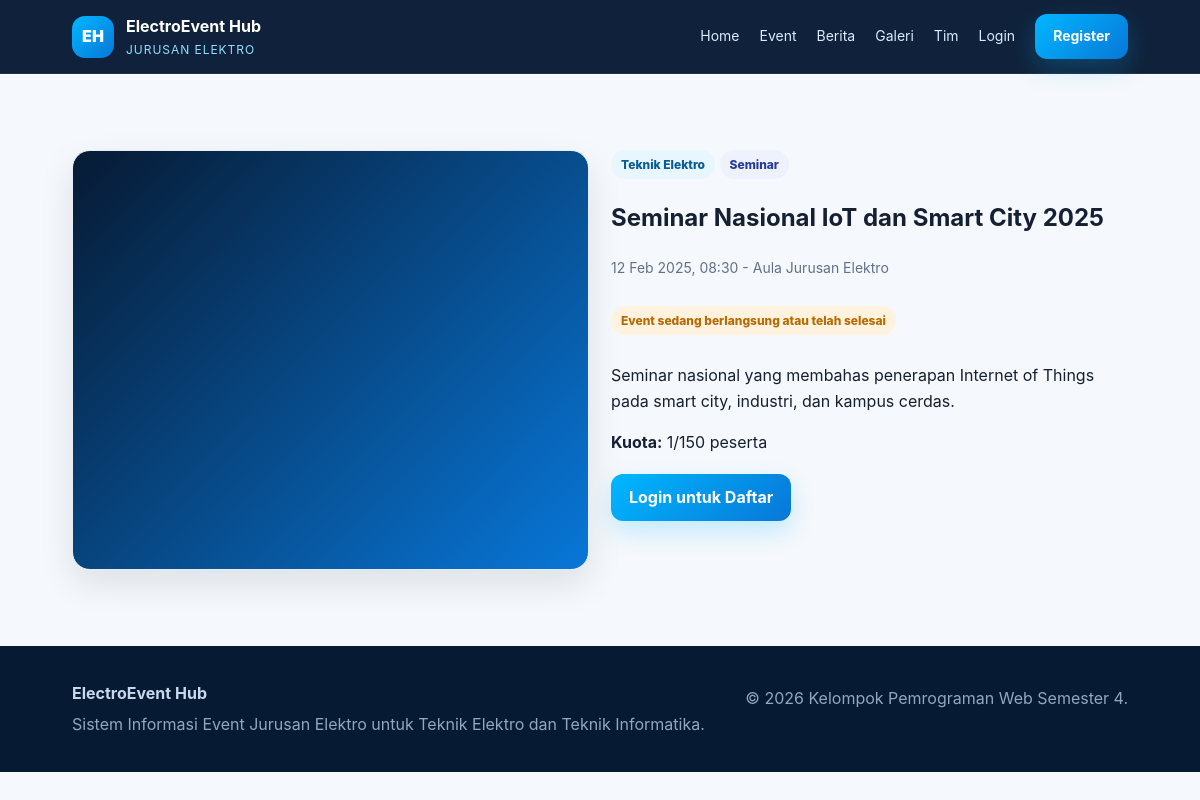
The page /event-detail.php?id=1 on the database its author committed.
### tables this page shows
CREATE TABLE events (
  id INT AUTO_INCREMENT PRIMARY KEY,
  category_id INT NOT NULL,
  title VARCHAR(180) NOT NULL,
  slug VARCHAR(200) NOT NULL UNIQUE,
  description TEXT NOT NULL,
  study_program ENUM('Teknik Elektro','Teknik Informatika') NOT NULL,
  event_type ENUM('offline','online','hybrid') NOT NULL DEFAULT 'offline',
  event_date DATE NOT NULL,
  event_time TIME NOT NULL,
  location VARCHAR(180) NOT NULL,
  quota INT NOT NULL DEFAULT 50,
  poster VARCHAR(255) DEFAULT NULL,
  status ENUM('draft','open','closed','done') NOT NULL DEFAULT 'open',
  created_by INT DEFAULT NULL,
  created_at TIMESTAMP DEFAULT CURRENT_TIMESTAMP,
  CONSTRAINT fk_events_category FOREIGN KEY (category_id) REFERENCES categories(id) ON UPDATE CASCADE,
  CONSTRAINT fk_events_user FOREIGN KEY (created_by) REFERENCES users(id) ON DELETE SET NULL ON UPDATE CASCADE
);

CREATE TABLE categories (
  id INT AUTO_INCREMENT PRIMARY KEY,
  name VARCHAR(80) NOT NULL UNIQUE,
  description TEXT,
  created_at TIMESTAMP DEFAULT CURRENT_TIMESTAMP
);

### includes/functions.php (called while the page is built, shortened)
<?php
function e($value) {
    return htmlspecialchars((string) $value, ENT_QUOTES, 'UTF-8');
}
function is_logged_in() {
    return isset($_SESSION['user']);
}
function event_registration_count($pdo, $eventId) {
    $stmt = $pdo->prepare('SELECT COUNT(*) FROM registrations WHERE event_id = ? AND status != "rejected"');
    $stmt->execute([$eventId]);
    return (int) $stmt->fetchColumn();
}

### event-detail.php (the view, shortened to what this page needs)
<?php
require_once __DIR__ . '/config/database.php';
require_once __DIR__ . '/includes/functions.php';
$id = (int)($_GET['id'] ?? 0);
$stmt = $pdo->prepare('SELECT e.*, c.name category_name FROM events e JOIN categories c ON c.id=e.category_id WHERE e.id=?');
$stmt->execute([$id]);
$event = $stmt->fetch();
$count = event_registration_count($pdo, $id);
$registered = is_logged_in() ? user_registered($pdo, $id, current_user()['id']) : false;
require_once __DIR__ . '/includes/header.php';
?>
<section class="section"><div class="container grid grid-2">
  <div>
    <?php if ($event['poster']): ?><img class="card" src="<?= e($event['poster']) ?>" alt="<?= e($event['title']) ?>"><?php else: ?><div class="event-img card" style="height:420px"></div><?php endif; ?>
  </div>
  <div>
    <span class="badge"><?= e($event['study_program']) ?></span> <span class="badge alt"><?= e($event['category_name']) ?></span>
    <h1><?= e($event['title']) ?></h1>
    <p class="meta"><?= date('d M Y', strtotime($event['event_date'])) ?>, <?= substr($event['event_time'],0,5) ?> - <?= e($event['location']) ?></p>
    <p data-countdown="<?= e($event['event_date'].'T'.$event['event_time']) ?>" class="badge warn"></p>
    <p><?= nl2br(e($event['description'])) ?></p>
    <p><strong>Kuota:</strong> <?= $count ?>/<?= (int)$event['quota'] ?> peserta</p>
    <div class="actions">
      <?php if (!is_logged_in()): ?><a class="btn btn-primary" href="login.php">Login untuk Daftar</a>
      <?php elseif (is_admin()): ?><a class="btn btn-muted" href="admin/events.php">Kelola Event</a>
      <?php elseif ($registered): ?><span class="btn btn-muted">Anda sudah terdaftar</span>
      <?php elseif ($count >= (int)$event['quota']): ?><span class="btn btn-danger">Kuota penuh</span>
      <?php else: ?><form method="post" action="event-register.php"><input type="hidden" name="event_id" value="<?= $event['id'] ?>"><button class="btn btn-primary">Daftar Event</button></form><?php endif; ?>
    </div>
  </div>
</div></section>
<?php require_once __DIR__ . '/includes/footer.php'; ?>

### assets/css/style.css (style rules this page uses)
:root { --navy:#071a33;--navy2:#102a4c;--blue:#0877d8;--electric:#00b7ff;--white:#fff;--muted:#61718a;--line:#e7edf5;--bg:#f5f8fc;--danger:#d93025;--ok:#118a45;--warn:#b76a00;--shadow:0 14px 35px rgba(7,26,51,.10);--radius:18px }
* { box-sizing:border-box }
body { margin:0;font-family:Inter,Segoe UI,Arial,sans-serif;background:var(--bg);color:#162033;line-height:1.6 }
a { text-decoration:none;color:inherit }
.btn { display:inline-flex;align-items:center;justify-content:center;gap:8px;border:0;border-radius:12px;padding:11px 18px;font-weight:700;cursor:pointer }
.btn-primary { background:linear-gradient(135deg,var(--electric),var(--blue));color:#fff;box-shadow:0 10px 24px rgba(0,183,255,.22) }
.container { width:min(1120px,88vw);margin:auto }
.section { padding:76px 0 }
.grid { display:grid;gap:22px }
.grid-2 { grid-template-columns:repeat(2,1fr) }
.card { background:#fff;border:1px solid var(--line);border-radius:var(--radius);box-shadow:var(--shadow);overflow:hidden }
.event-img { height:205px;background:linear-gradient(135deg,var(--navy),var(--blue));object-fit:cover;width:100% }
.badge { display:inline-flex;border-radius:999px;padding:5px 10px;font-size:12px;font-weight:800;background:#e8f6ff;color:#075c95 }
.badge.alt { background:#eef2ff;color:#273c98 }
.badge.warn { background:#fff3df;color:var(--warn) }
.meta { color:var(--muted);font-size:14px }
.actions { display:flex;gap:10px;flex-wrap:wrap;margin-top:18px }

### rows shown on the page
events: study_program "Teknik Elektro", category.name "Seminar", title "Seminar Nasional IoT dan Smart City 2025", event_date "12 Feb 2025", event_time "08:30", location "Aula Jurusan Elektro", description "Seminar nasional yang membahas penerapan Internet of Things pada smart city, industri, dan kampus cerdas.", quota "150"

### other values the page prints
$count "1"
